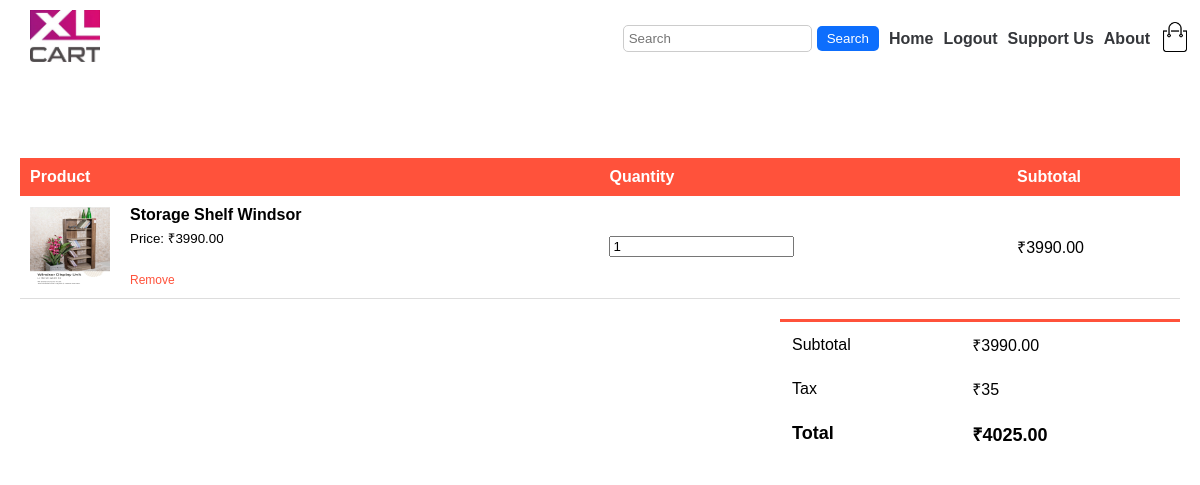
Page /view/cart/ (signed in) on the earlier database version.
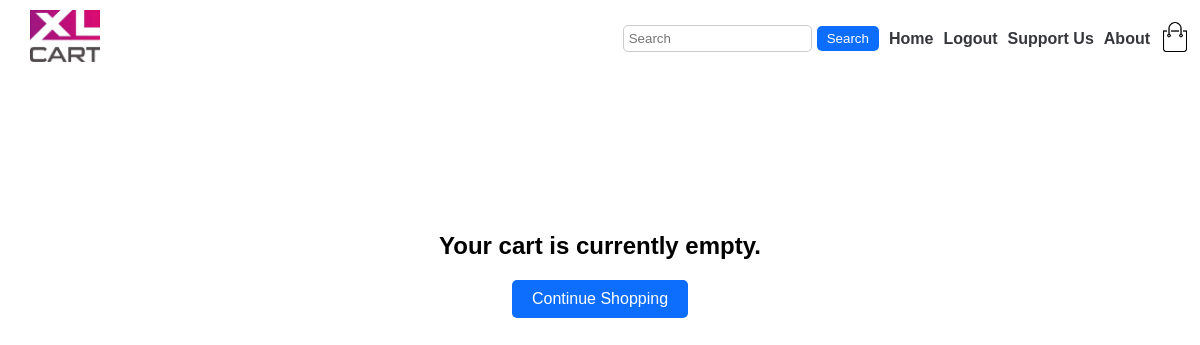
Same page on the later database version.
### furniture/models.py (models this page shows, shortened)
class CartItem(models.Model):
    cart = models.ForeignKey(Cart, on_delete=models.CASCADE)
    item = models.ForeignKey(Product, on_delete=models.CASCADE)
    quantity = models.IntegerField(default=1)
    created_at = models.DateTimeField(auto_now_add=True)

class Product(models.Model):
    name = models.CharField(max_length=200)
    brand = models.CharField(max_length=200)
    assembly = models.CharField(max_length=200, blank=True, null=True)
    Dimensions = models.CharField(max_length=100, blank=True, null=True)
    height = models.CharField(max_length=100, blank=True, null=True)
    Board_Thickness = models.CharField(max_length=100, blank=True, null=True)
    Edge_Bending = models.CharField(max_length=100, blank=True, null=True)
    material = models.CharField(max_length=200)  # Fixed typo here
    category = models.ForeignKey(Categories,on_delete=models.CASCADE)
    storage = models.BooleanField(default=False)
    image = models.ImageField(upload_to='Product/')
    stock = models.IntegerField(default=0, blank=True, null=True)
    warranty = models.TextField()  # Fixed typo here
    care_instruction = models.TextField(default="", blank=True, null=True)  # Fixed typo here
    price = models.DecimalField(max_digits=10, decimal_places=2)
    offer_price = models.DecimalField(max_digits=10, decimal_places=2, blank=True, null=True)

### furniture/views.py (the view)
# urls.py: path('view/cart/',views.view_cart,name='cart_view'),
@login_required(login_url="/users/login")
def view_cart(request):
    cart, created = Cart.objects.get_or_create(user=request.user)
    cart_items = CartItem.objects.filter(cart=cart)
    cart_items_list = []
    subtotal = 0
    for cart_item in cart_items:
        item_price = cart_item.item.offer_price if cart_item.item.offer_price else cart_item.item.price
        item_subtotal = cart_item.quantity * item_price
        cart_items_list.append({
            'cart_item': cart_item,
            'image_url': cart_item.item.image.url,
            'product_name': cart_item.item.name,
            'price': item_price,
            'quantity': cart_item.quantity,
            'subtotal': item_subtotal,
        })
        subtotal += item_subtotal
    context = {
        "cart_items": cart_items_list,
        "subtotal": subtotal,
        "tax": 35,  # Assuming tax is a fixed value for simplicity
        "total": subtotal + 35,
    }
    return render(request, "cart.html", context=context)

### templates/cart.html (shortened to what this page needs)
<!DOCTYPE html>
<html lang="en">
<head>
    {% load static %}
    <link rel="stylesheet" href="{% static './css/cart.css' %}">
</head>
<body class="cart-page-body">
    {% include 'nav.html' %}
    <div class="cart-page-container">
        {% if cart_items %}
        <table class="cart-page-table">
            <thead class="cart-page-thead">
                <tr>
                    <th>Product</th>
                    <th>Quantity</th>
                    <th>Subtotal</th>
                </tr>
            </thead>
            <tbody class="cart-page-tbody">
                {% for item in cart_items %}
                <tr>
                    <td>
                        <div class="cart-page-info">
                            <img src="{{ item.image_url }}" alt="{{ item.product_name }}">
                            <div>
                                <p>{{ item.product_name }}</p>
                                <small>Price: ₹{{ item.price }}</small>
                                <br>
                                <a href="#" class="remove-button" data-product-id="{{ item.cart_item.id }}">Remove</a>
                            </div>
                        </div>
                    </td>
                    <td><input type="number" value="{{ item.quantity }}"></td>
                    <td>₹{{ item.subtotal }}</td>
                </tr>
                {% endfor %}
            </tbody>
        </table>
        <div class="cart-page-total-price">
            <table>
                <tr>
                    <td>Subtotal</td>
                    <td>₹{{ subtotal }}</td>
                </tr>
                <tr>
                    <td>Tax</td>
                    <td>₹{{ tax }}</td>
                </tr>
                <tr>
                    <td>Total</td>
                    <td>₹{{ total }}</td>
                </tr>
            </table>
        </div>
        {% else %}
        <div class="cart-page-empty-cart">
            <h3>Your cart is currently empty.</h3>
            <a href="/" class="cart-page-btn">Continue Shopping</a>
        </div>
        {% endif %}
    </div>
</body>
</html>

### templates/nav.html (shortened to what this page needs)
<!DOCTYPE html>
<html lang="en">
<head>
    {% load static %}
    <link rel="stylesheet" href="{% static 'css/nav.css' %}">
</head>
<body>
    <nav class="custom-navbar">
        <a class="navbar-brand" href="#"><img src="{% static 'images/logo.jpg' %}" alt=""></a>
        <div class="navbar-collapse" id="navbar-collapse">
            <form class="search-form" method="get" action="{% url 'furniture:search_results' %}">
                <input class="form-control" type="search" placeholder="Search" aria-label="Search" name="q">
                <button class="btn btn-outline-primary" type="submit">Search</button>
            </form>
            <div class="right">
                <div class="nav-item">
                    <a class="nav-link" href="/">Home</a>
                </div>
                {% if user.is_authenticated %}
                    <div class="nav-item">
                        <a class="nav-link" href="{% url 'Users:logout' %}">Logout</a>
                    </div>
                {% endif %}
                <div class="nav-item">
                    <a class="nav-link" href="#">Support Us</a>
                </div>
                <div class="nav-item">
                    <a class="nav-link" href="{% url 'furniture:about' %}">About</a>
                </div>
                <div class="nav-item">
                    {% if user.is_authenticated %}
                    <a href="{% url 'furniture:cart_view' %}" class="nav-link">
                        <img src="{% static 'images/cart.png' %}" class="custom-image" alt="Cart">
                    </a>
                    {% else %}
                    <a href="{% url 'Users:login' %}" class="nav-link">
                        <img src="{% static 'images/cart.png' %}" class="custom-image" alt="Cart">
                    </a>
                    {% endif %}
                </div>
            </div>
        </div>
    </nav>
</body>
</html>

### static/css/cart.css (style rules this page uses)
.cart-page-body { font-family: 'Poppins', sans-serif; margin: 0; padding: 0; }
.cart-page-container { max-width: 1200px; margin: 80px auto; padding: 0 20px; }
.cart-page-empty-cart { text-align: center; padding: 50px 0; }
.cart-page-empty-cart h3 { font-size: 24px; margin-bottom: 20px; }
.cart-page-empty-cart .cart-page-btn { display: inline-block; background: #0d6efd; color: #fff; padding: 10px 20px; border-radius: 5px; transition: background 0.3s; text-decoration: none; }

### static/css/nav.css (style rules this page uses)
.custom-navbar { display: flex; align-items: center; justify-content: space-between; background-color: #ffff; padding: 10px; }
.navbar-brand { font-size: 1.5rem; text-decoration: none; color: #333; }
.navbar-collapse { display: flex; align-items: center; }
.search-form { margin-right: auto; display: flex; align-items: center; }
.form-control { padding: 5px; margin-right: 5px; border: 1px solid #ccc; border-radius: 5px; }
.btn { padding: 5px 10px; border: none; border-radius: 5px; cursor: pointer; background-color: #0d6efd; color: #fff; }
.right { display: flex; align-items: center; list-style: none; margin: 0; padding: 0; }
.nav-item { margin-left: 10px; }
.nav-link { text-decoration: none; color: rgb(53,55,59); font-weight: bold; }
.custom-image { width: 30px; height: auto; }
.navbar-brand { width: 70px; margin-left: 20px; }
.navbar-brand img { width: 100%; }

Differences in the rows shown:
removed CartItem: product_name "Storage Shelf Windsor", price "3990.00", quantity "1", subtotal "3990.00"
Other differences:
{{ subtotal }}: "3990.00" → (not shown)
{{ tax }}: "35" → (not shown)
{{ total }}: "4025.00" → (not shown)
text no longer shown: "Product Quantity Subtotal Subtotal ₹ Tax ₹ Total ₹"
text now shown: "Your cart is currently empty. Continue Shopping"
